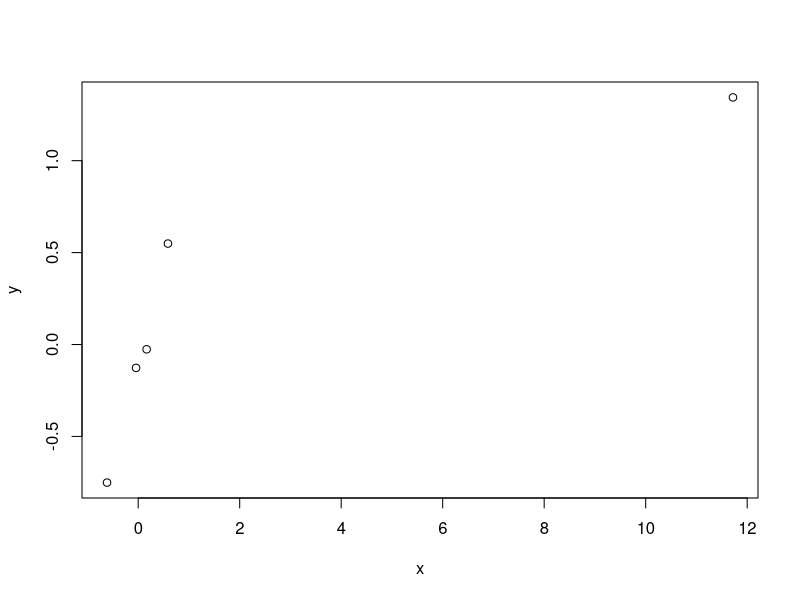

Write the R code that produced this figure.
## ---- chunk 1
  library(datasets)
  fit <- lm(mpg ~ wt + factor(cyl) -1,data=mtcars)
  summary(fit)
  summary(fit)$coef[4,1]-summary(fit)$coef[2,1]
## ---- chunk 2
  fitAdjusted <- lm(mpg ~ wt + factor(cyl) -1,data=mtcars)
  summary(fitAdjusted)
  summary(fitAdjusted)$coef[4,1]-summary(fitAdjusted)$coef[2,1] 
  fitUnadjusted <- lm(mpg ~ factor(cyl) -1,data=mtcars)
  summary(fitUnadjusted)
  summary(fitUnadjusted)$coef[3,1]-summary(fitUnadjusted)$coef[1,1]
## ---- chunk 3
  require(lmtest)
  fit1 <- lm(mpg ~ wt + factor(cyl),data=mtcars)
  fit2 <- lm(mpg ~ wt*factor(cyl),data=mtcars)
  summary(fit1)
  summary(fit2)
  lrtest(fit1,fit2)
## ---- chunk 4
lm(mpg ~ I(wt * 0.5) + factor(cyl), data = mtcars)
## ---- chunk 5
  x <- c(0.586, 0.166, -0.042, -0.614, 11.72)
  y <- c(0.549, -0.026, -0.127, -0.751, 1.344)
## ---- chunk 6
  plot(x,y)
  fit <- lm(y~x)
  #hatvalues(fit)
  influence.measures(fit)
## ---- chunk 7
  x <- c(0.586, 0.166, -0.042, -0.614, 11.72)
  y <- c(0.549, -0.026, -0.127, -0.751, 1.344)
## ---- chunk 8
  fit <- lm(y~x)
  #dfbetas(fit)
  influence.measures(fit)
## ---- chunk 9

